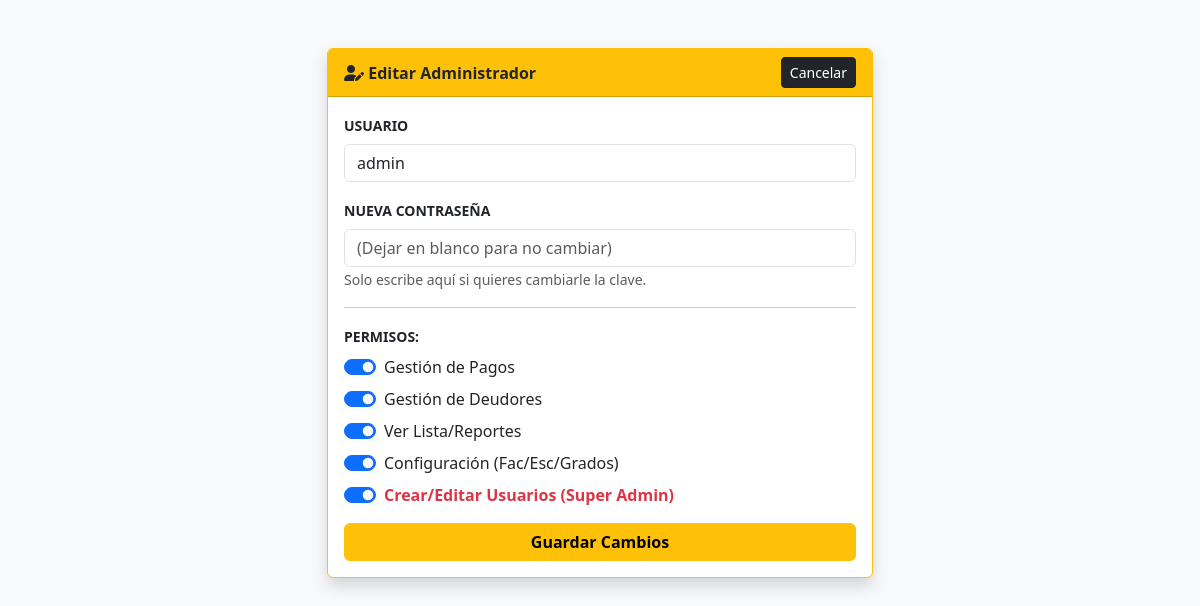
The page /admin/usuarios/editar/1 (signed in) on the database its author committed.
### app.py (models this page shows)
class Administrador(db.Model):
    __tablename__ = 'administradores'
    id = db.Column(db.Integer, primary_key=True)
    usuario = db.Column(db.String(50), unique=True, nullable=False)
    password = db.Column(db.String(255), nullable=False)
    p_pagos = db.Column(db.Boolean, default=False)
    p_deudores = db.Column(db.Boolean, default=False)
    p_reportes = db.Column(db.Boolean, default=False)
    p_config = db.Column(db.Boolean, default=False)
    p_usuarios = db.Column(db.Boolean, default=False)

### app.py (the view, shortened to what this page needs)
@app.route('/admin/usuarios/editar/<int:id>', methods=['GET', 'POST'])
def admin_editar_usuario(id):
    if not session.get('admin_logged_in') or not session.get('p_usuarios'):
        return redirect(url_for('admin'))
    admin_edit = Administrador.query.get_or_404(id)
    return render_template('admin_usuarios_editar.html', admin=admin_edit)

### templates/admin_usuarios_editar.html (shortened to what this page needs)
<!DOCTYPE html>
<html lang="es">
<head>
    <link href="https://cdn.jsdelivr.net/npm/bootstrap@5.3.0/dist/css/bootstrap.min.css" rel="stylesheet">
    <link rel="stylesheet" href="https://cdnjs.cloudflare.com/ajax/libs/font-awesome/6.0.0/css/all.min.css">
</head>
<body class="bg-light">
<div class="container py-5">
    <div class="row justify-content-center">
        <div class="col-md-6">
            <div class="card shadow border-warning">
                <div class="card-header bg-warning text-dark fw-bold d-flex justify-content-between align-items-center">
                    <span><i class="fas fa-user-edit"></i> Editar Administrador</span>
                    <a href="/admin/usuarios" class="btn btn-sm btn-dark">Cancelar</a>
                </div>
                <div class="card-body">
                    <form method="POST">
                        <div class="mb-3">
                            <label class="form-label fw-bold small">USUARIO</label>
                            <input type="text" name="usuario" class="form-control" value="{{ admin.usuario }}" required>
                        </div>
                        <div class="mb-3">
                            <label class="form-label fw-bold small">NUEVA CONTRASEÑA</label>
                            <input type="text" name="password" class="form-control" placeholder="(Dejar en blanco para no cambiar)">
                            <small class="text-muted">Solo escribe aquí si quieres cambiarle la clave.</small>
                        </div>
                        <hr>
                        <label class="form-label fw-bold small mb-2">PERMISOS:</label>
                        <div class="form-check form-switch mb-2">
                            <input class="form-check-input" type="checkbox" name="p_pagos" id="p1" {% if admin.p_pagos %}checked{% endif %}>
                            <label class="form-check-label" for="p1">Gestión de Pagos</label>
                        </div>
                        <div class="form-check form-switch mb-2">
                            <input class="form-check-input" type="checkbox" name="p_deudores" id="p2" {% if admin.p_deudores %}checked{% endif %}>
                            <label class="form-check-label" for="p2">Gestión de Deudores</label>
                        </div>
                        <div class="form-check form-switch mb-2">
                            <input class="form-check-input" type="checkbox" name="p_reportes" id="p3" {% if admin.p_reportes %}checked{% endif %}>
                            <label class="form-check-label" for="p3">Ver Lista/Reportes</label>
                        </div>
                        <div class="form-check form-switch mb-2">
                            <input class="form-check-input" type="checkbox" name="p_config" id="p4" {% if admin.p_config %}checked{% endif %}>
                            <label class="form-check-label" for="p4">Configuración (Fac/Esc/Grados)</label>
                        </div>
                        <div class="form-check form-switch mb-3">
                            <input class="form-check-input" type="checkbox" name="p_usuarios" id="p5" {% if admin.p_usuarios %}checked{% endif %}>
                            <label class="form-check-label text-danger fw-bold" for="p5">Crear/Editar Usuarios (Super Admin)</label>
                        </div>
                        <button class="btn btn-warning w-100 fw-bold">Guardar Cambios</button>
                    </form>
                </div>
            </div>
        </div>
    </div>
</div>
</body>
</html>

### rows shown on the page
Administrador: usuario "admin", p_pagos "☑", p_deudores "☑", p_reportes "☑", p_config "☑", p_usuarios "☑"
